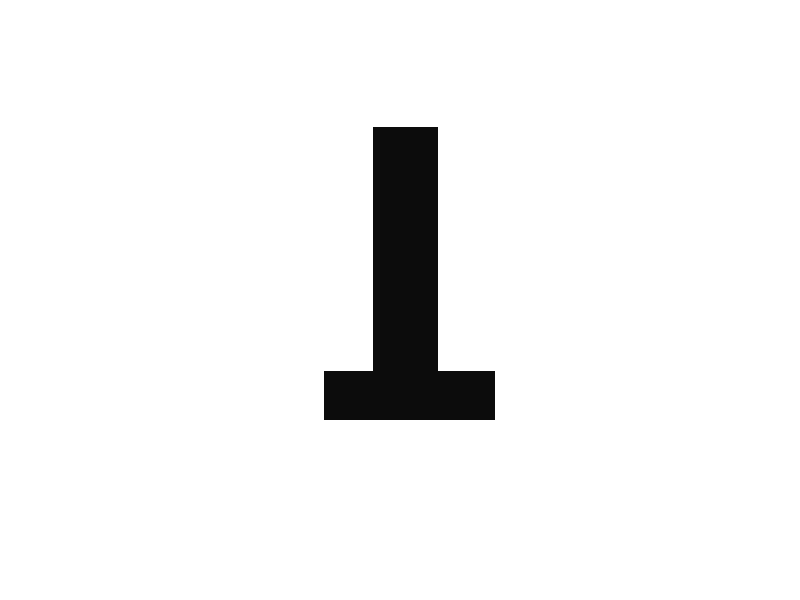

Here is the MATLAB script that generated this plot:
T = zeros(60,60);
T(:,:) = 255;
T(15:20,20:40) = 12;
T(20:end-10,26:33) = 12;
T = uint8(T);

for row = 1:size(T,1)
    T2(row,:) = T(size(T,1)+1-row,:);
end

imshow(T2)
imwrite(T2,'t.bmp')